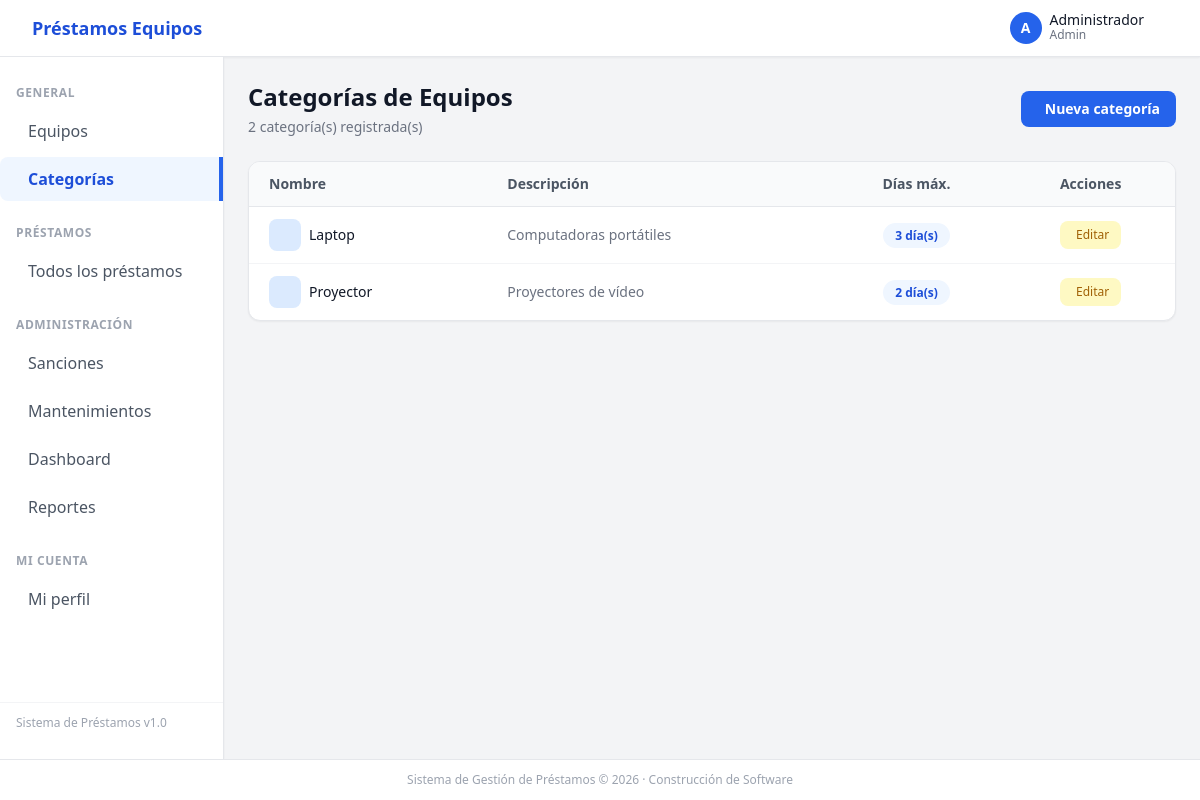
/index.php?action=categorias (signed in), run on the app's committed database.
### tables this page shows
CREATE TABLE categorias (
  id_categoria      INT AUTO_INCREMENT PRIMARY KEY,
  nombre            VARCHAR(80) NOT NULL,
  descripcion       TEXT,
  dias_max_prestamo INT NOT NULL DEFAULT 3
);

### controllers/CategoriaController.php (called while the page is built, shortened)
<?php
class CategoriaController
{
    private Categoria $categoriaModel;
    public function __construct()
    {
        $this->categoriaModel = new Categoria();
    }
    public function index(): void
    {
        $categorias = $this->categoriaModel->obtenerTodos();
        require_once __DIR__ . '/../views/categorias/index.php';
    }
}

### config/database.php (called while the page is built, shortened)
<?php
function getDB(): PDO
{
    static $pdo = null;
    $host = $_ENV['DB_HOST'] ?? 'localhost';
    $db   = $_ENV['DB_NAME'] ?? 'prestamos_equipos';
    $user = $_ENV['DB_USER'] ?? 'root';
    $pass = $_ENV['DB_PASS'] ?? '';
    try {
        $pdo = new PDO(
            "mysql:host={$host};dbname={$db};charset=utf8mb4",
            $user,
            $pass,
            [
                PDO::ATTR_ERRMODE            => PDO::ERRMODE_EXCEPTION,
                PDO::ATTR_DEFAULT_FETCH_MODE => PDO::FETCH_ASSOC,
                PDO::ATTR_EMULATE_PREPARES   => false,
            ]
        );
    } catch (PDOException $e) {
        http_response_code(500);
        die(json_encode([
            'ok'    => false,
            'error' => 'Error de conexión a la base de datos: ' . $e->getMessage()
        ]));
    }
    return $pdo;
}

### models/Categoria.php (called while the page is built, shortened)
<?php
class Categoria
{
    private PDO $db;
    public function __construct()
    {
        $this->db = getDB();
    }
    public function obtenerTodos(): array
    {
        $stmt = $this->db->prepare("
            SELECT id_categoria, nombre, descripcion, dias_max_prestamo
            FROM categorias
            ORDER BY nombre ASC
        ");
        $stmt->execute();
        return $stmt->fetchAll();
    }
}

### views/categorias/index.php (the view, shortened to what this page needs)
<?php
require_once __DIR__ . '/../../views/layout/header.php';
require_once __DIR__ . '/../../views/layout/sidebar.php';
?>
<div class="flex items-center justify-between mb-6">
  <div>
    <h1 class="text-2xl font-bold text-gray-900">Categorías de Equipos</h1>
    <p class="text-sm text-gray-500 mt-1">
      <?= count($categorias) ?> categoría(s) registrada(s)
    </p>
  </div>
  <a href="index.php?action=categoria_crear"
     class="flex items-center gap-2 bg-blue-600 hover:bg-blue-700 text-white
            text-sm font-semibold px-4 py-2 rounded-lg transition-colors">
    <i class="ti ti-plus"></i> Nueva categoría
  </a>
</div>
<?php if (empty($categorias)): ?>
  <div class="bg-white rounded-xl border border-gray-200 p-12 text-center">
    <i class="ti ti-tag text-5xl text-gray-300"></i>
    <p class="text-gray-500 mt-3">No hay categorías registradas aún.</p>
    <a href="index.php?action=categoria_crear"
       class="text-blue-600 hover:underline text-sm mt-2 inline-block">
      Crear la primera categoría
    </a>
  </div>
<?php else: ?>
  <div class="bg-white rounded-xl border border-gray-200 shadow-sm overflow-hidden">
    <table class="w-full text-sm">
      <thead class="bg-gray-50 border-b border-gray-200">
        <tr>
          <th class="text-left px-5 py-3 font-semibold text-gray-600">Nombre</th>
          <th class="text-left px-5 py-3 font-semibold text-gray-600">Descripción</th>
          <th class="text-center px-5 py-3 font-semibold text-gray-600">Días máx.</th>
          <th class="text-center px-5 py-3 font-semibold text-gray-600">Acciones</th>
        </tr>
      </thead>
      <tbody class="divide-y divide-gray-100">
        <?php foreach ($categorias as $categoria): ?>
          <tr class="hover:bg-gray-50 transition-colors">
            <td class="px-5 py-3 font-medium text-gray-900">
              <div class="flex items-center gap-2">
                <div class="w-8 h-8 bg-blue-100 rounded-lg flex items-center justify-center">
                </div>
                <?= htmlspecialchars($categoria['nombre']) ?>
              </div>
            </td>
            <td class="px-5 py-3 text-gray-500">
              <?= htmlspecialchars($categoria['descripcion'] ?? '—') ?>
            </td>
            <td class="px-5 py-3 text-center">
              <span class="bg-blue-50 text-blue-700 font-semibold px-3 py-1 rounded-full text-xs">
                <?= $categoria['dias_max_prestamo'] ?> día(s)
              </span>
            </td>
            <td class="px-5 py-3">
              <div class="flex items-center justify-center gap-2">
                <a href="index.php?action=categoria_editar&id=<?= $categoria['id_categoria'] ?>"
                   class="bg-yellow-100 hover:bg-yellow-200 text-yellow-700
                          text-xs font-medium px-3 py-1.5 rounded-lg transition-colors
                          flex items-center gap-1">
                  <i class="ti ti-edit"></i> Editar
                </a>
              </div>
            </td>
          </tr>
        <?php endforeach; ?>
      </tbody>
    </table>
  </div>
<?php endif; ?>
<?php require_once __DIR__ . '/../../views/layout/footer.php'; ?>

### views/layout/header.php (shortened to what this page needs)
<!DOCTYPE html>
<html lang="es">
<head>
  <script src="https://cdn.tailwindcss.com"></script>
  <link rel="stylesheet"
    href="https://cdn.jsdelivr.net/npm/@tabler/icons-webfont@latest/tabler-icons.min.css">
  <link rel="stylesheet" href="<?= BASE_URL ?>assets/css/custom.css">
</head>
<body class="bg-gray-100 text-gray-900 min-h-screen flex flex-col">
<nav class="bg-white border-b border-gray-200 px-6 py-3 flex items-center justify-between shadow-sm">
  <a href="index.php?action=<?= $_SESSION['usuario']['tipo'] === ROL_ADMIN ? 'dashboard' : 'equipos' ?>"
     class="flex items-center gap-2 font-bold text-blue-700 text-lg">
    <span class="hidden sm:inline">Préstamos Equipos</span>
  </a>
  <div class="flex items-center gap-4 text-sm">
    <div class="flex items-center gap-2">
      <div class="w-8 h-8 rounded-full bg-blue-600 text-white flex items-center justify-center font-bold text-sm">
        <?= strtoupper(substr($_SESSION['usuario']['nombre'], 0, 1)) ?>
      </div>
      <div class="hidden sm:block">
        <p class="font-medium leading-none"><?= htmlspecialchars($_SESSION['usuario']['nombre']) ?></p>
        <p class="text-xs text-gray-500 capitalize"><?= htmlspecialchars($_SESSION['usuario']['tipo']) ?></p>
      </div>
    </div>
  </div>
</nav>
<div class="flex flex-1">

### views/layout/sidebar.php (shortened to what this page needs)
<?php
$rolActual    = $_SESSION['usuario']['tipo'];
$actionActual = $_GET['action'] ?? 'login';
function menuItem(string $action, string $icono, string $etiqueta, string $actionActual): string
{
    $activo = ($actionActual === $action)
        ? 'bg-blue-50 text-blue-700 font-semibold border-r-4 border-blue-600'
        : 'text-gray-600 hover:bg-gray-100 hover:text-gray-900';
    return "
        <a href='index.php?action={$action}'
           class='flex items-center gap-3 px-4 py-2.5 rounded-l-lg transition-colors {$activo}'>
          <i class='ti {$icono} text-lg'></i>
          <span>{$etiqueta}</span>
        </a>
    ";
}
?>
<aside class="w-56 bg-white border-r border-gray-200 flex flex-col py-4 gap-1 min-h-full shadow-sm">
  <p class="px-4 py-1 text-xs font-semibold text-gray-400 uppercase tracking-wider mt-2">
    General
  </p>
  <?= menuItem('equipos', 'ti-device-laptop', 'Equipos', $actionActual) ?>
  <?php if ($rolActual === ROL_ADMIN): ?>
    <?= menuItem('categorias', 'ti-tag', 'Categorías', $actionActual) ?>
  <?php endif; ?>
  <p class="px-4 py-1 text-xs font-semibold text-gray-400 uppercase tracking-wider mt-4">
    Préstamos
  </p>
  <?php if ($rolActual === ROL_ADMIN): ?>
    <?= menuItem('prestamos',    'ti-clipboard-list',  'Todos los préstamos', $actionActual) ?>
  <?php endif; ?>
  <?php if ($rolActual === ROL_ADMIN): ?>
    <p class="px-4 py-1 text-xs font-semibold text-gray-400 uppercase tracking-wider mt-4">
      Administración
    </p>
    <?= menuItem('sanciones',          'ti-alert-circle',  'Sanciones',       $actionActual) ?>
    <?= menuItem('mantenimientos',     'ti-tool',          'Mantenimientos',  $actionActual) ?>
    <?= menuItem('dashboard',          'ti-chart-bar',     'Dashboard',       $actionActual) ?>
    <?= menuItem('reportes',           'ti-report',        'Reportes',        $actionActual) ?>
  <?php endif; ?>
  <p class="px-4 py-1 text-xs font-semibold text-gray-400 uppercase tracking-wider mt-4">
    Mi cuenta
  </p>
  <?= menuItem('perfil', 'ti-user', 'Mi perfil', $actionActual) ?>
  <div class="mt-auto px-4 py-3 border-t border-gray-100">
    <p class="text-xs text-gray-400">Sistema de Préstamos v1.0</p>
  </div>
</aside>
<main class="flex-1 p-6 overflow-auto">

### views/layout/footer.php (shortened to what this page needs)
</main>
</div>
<footer class="bg-white border-t border-gray-200 px-6 py-3 text-center text-xs text-gray-400">
  Sistema de Gestión de Préstamos &copy; <?= date('Y') ?> · Construcción de Software
</footer>
</body>
</html>

### data on the page
categorias: nombre "Laptop", descripcion "Computadoras portátiles", dias_max_prestamo "3"
categorias: nombre "Proyector", descripcion "Proyectores de vídeo", dias_max_prestamo "2"

### other printed values
substr($_SESSION['usuario']['nombre'], 0, 1) "A"
$_SESSION['usuario']['nombre'] "Administrador"
$_SESSION['usuario']['tipo'] "Admin"
$etiqueta "Equipos Categorías Todos los préstamos Sanciones Mantenimientos Dashboard Reportes Mi perfil"
count($categorias) "2"
